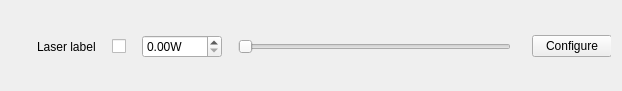
<?xml version="1.0" encoding="UTF-8"?>
<ui version="4.0">
 <class>LaserWidget</class>
 <widget class="QWidget" name="LaserWidget">
  <property name="geometry">
   <rect>
    <x>0</x>
    <y>0</y>
    <width>622</width>
    <height>91</height>
   </rect>
  </property>
  <property name="windowTitle">
   <string>Form</string>
  </property>
  <layout class="QGridLayout" name="gridLayout">
   <item row="0" column="0">
    <widget class="QWidget" name="widget" native="true">
     <widget class="QWidget" name="horizontalLayoutWidget">
      <property name="geometry">
       <rect>
        <x>0</x>
        <y>0</y>
        <width>601</width>
        <height>71</height>
       </rect>
      </property>
      <layout class="QHBoxLayout" name="horizontalLayout">
       <item>
        <widget class="QLabel" name="color_label">
         <property name="minimumSize">
          <size>
           <width>10</width>
           <height>0</height>
          </size>
         </property>
         <property name="text">
          <string/>
         </property>
        </widget>
       </item>
       <item>
        <spacer name="horizontalSpacer">
         <property name="orientation">
          <enum>Qt::Horizontal</enum>
         </property>
         <property name="sizeType">
          <enum>QSizePolicy::Maximum</enum>
         </property>
         <property name="sizeHint" stdset="0">
          <size>
           <width>10</width>
           <height>0</height>
          </size>
         </property>
        </spacer>
       </item>
       <item>
        <widget class="QLabel" name="label">
         <property name="text">
          <string>Laser label</string>
         </property>
        </widget>
       </item>
       <item>
        <spacer name="horizontalSpacer_2">
         <property name="orientation">
          <enum>Qt::Horizontal</enum>
         </property>
         <property name="sizeType">
          <enum>QSizePolicy::Maximum</enum>
         </property>
         <property name="sizeHint" stdset="0">
          <size>
           <width>10</width>
           <height>0</height>
          </size>
         </property>
        </spacer>
       </item>
       <item>
        <widget class="QCheckBox" name="checkBox">
         <property name="text">
          <string/>
         </property>
        </widget>
       </item>
       <item>
        <spacer name="horizontalSpacer_3">
         <property name="orientation">
          <enum>Qt::Horizontal</enum>
         </property>
         <property name="sizeType">
          <enum>QSizePolicy::Maximum</enum>
         </property>
         <property name="sizeHint" stdset="0">
          <size>
           <width>10</width>
           <height>0</height>
          </size>
         </property>
        </spacer>
       </item>
       <item>
        <widget class="ScienDSpinBox" name="powerSpinBox">
         <property name="minimumSize">
          <size>
           <width>80</width>
           <height>0</height>
          </size>
         </property>
         <property name="suffix">
          <string>W</string>
         </property>
        </widget>
       </item>
       <item>
        <spacer name="horizontalSpacer_4">
         <property name="orientation">
          <enum>Qt::Horizontal</enum>
         </property>
         <property name="sizeType">
          <enum>QSizePolicy::Maximum</enum>
         </property>
         <property name="sizeHint" stdset="0">
          <size>
           <width>10</width>
           <height>0</height>
          </size>
         </property>
        </spacer>
       </item>
       <item>
        <widget class="QSlider" name="slider">
         <property name="minimumSize">
          <size>
           <width>100</width>
           <height>0</height>
          </size>
         </property>
         <property name="orientation">
          <enum>Qt::Horizontal</enum>
         </property>
        </widget>
       </item>
       <item>
        <spacer name="horizontalSpacer_5">
         <property name="orientation">
          <enum>Qt::Horizontal</enum>
         </property>
         <property name="sizeType">
          <enum>QSizePolicy::Maximum</enum>
         </property>
         <property name="sizeHint" stdset="0">
          <size>
           <width>15</width>
           <height>0</height>
          </size>
         </property>
        </spacer>
       </item>
       <item>
        <widget class="QPushButton" name="configureButton">
         <property name="text">
          <string>Configure</string>
         </property>
        </widget>
       </item>
      </layout>
     </widget>
    </widget>
   </item>
  </layout>
 </widget>
 <customwidgets>
  <customwidget>
   <class>ScienDSpinBox</class>
   <extends>QDoubleSpinBox</extends>
   <header>qtwidgets.scientific_spinbox.h</header>
  </customwidget>
 </customwidgets>
 <resources/>
 <connections/>
</ui>
